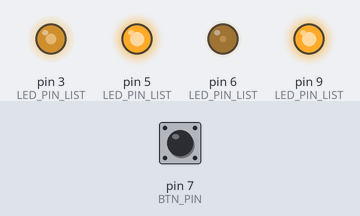
This sketch was run on a simulated Arduino Nano, built with avr-gcc and run on an emulated ATmega328P. Shown: output pins drawn as LEDs (lit = HIGH). Inputs (shaded band) come from the test bench; at power-on: pin 7 (BTN_PIN) HIGH. EEPROM starts erased.

Above: at 1.2 s.
1.3 s: pin 7 (BTN_PIN) pulled LOW for 0.15 s
At 2.5 s:
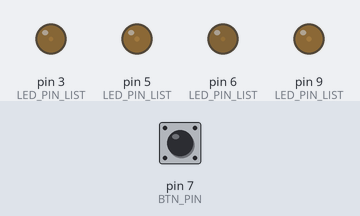
4.3 s: pin 7 (BTN_PIN) pulled LOW for 1 s
At 4.96 s:
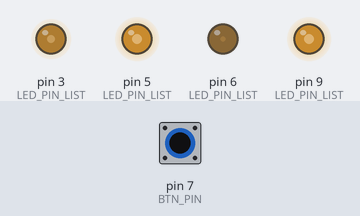
7.3 s: pin 7 (BTN_PIN) pulsed LOW 2 times (0.12 s each, 0.3 s apart)
At 7.82 s:
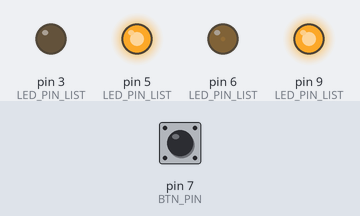
10.9 s: pin 7 (BTN_PIN) pulsed LOW 5 times (0.12 s each, 0.3 s apart)
13.9 s: pin 7 (BTN_PIN) pulled LOW for 0.15 s
At 16.63 s:
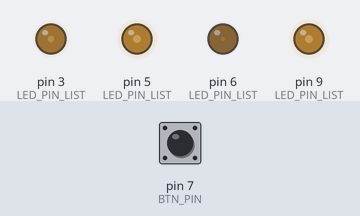
17.0 s: pin 7 (BTN_PIN) pulled LOW for 0.15 s
Timing chart, 0 to 25.0 s (numbered marks = the images above; inputs shaded):
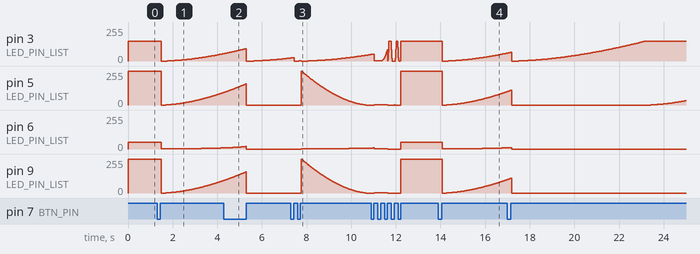

Measured:
- after the input at 1.3 s, pin 3 (LED_PIN_LIST): 150/255 → 0/255 after 0.20 s, → 1/255 0.27 s later, → 2/255 0.13 s later, → 3/255 0.11 s later, … (56 changes in this stretch); pin 6 (LED_PIN_LIST): 50/255 → 1/255 after 0.20 s, → 2/255 0.89 s later, → 3/255 0.52 s later, → 4/255 0.37 s later, … (8 changes in this stretch)
- after the input at 7.3 s, pin 6 (LED_PIN_LIST): moves from 0/255 to 7/255 over 3.0 s, starting after 0.47 s
- after the input at 13.9 s, pin 3 (LED_PIN_LIST): 150/255 → 0/255 after 0.18 s, → 1/255 0.27 s later, → 2/255 0.13 s later, → 3/255 0.11 s later, … (60 changes in this stretch); pin 6 (LED_PIN_LIST): 50/255 → 1/255 after 0.18 s, → 2/255 0.89 s later, → 3/255 0.52 s later, → 4/255 0.37 s later, … (9 changes in this stretch)
- by itself, pin 9 (LED_PIN_LIST): rises from 101/255 to 112/255 in 0.16 s, then falls to 0/255 in 0.01 s

The sketch:

leds_christmas.ino
```cpp
// Arduino Christmas tree garland
// Author: Neosy <neosy.dev@gmail.com>
//
//==================================
// Version 3
//==================================
// v3 (2024-01-24)
//    1) Оптимизация кода
//    2) Настройка граничных значений яркости в зависимости от цвета лампочек. Проблема: зеленые и синие светодиоды обычно светят ярче
// v2 (2024-01-23)
//    1) Скетч по умолчанию настроен на 4 линии светодиодов (пины: D3, D5, D6 и D9)
//    2) Добавлены 2 новых режима
//       - Все лампочки всегда горят с малым накалом. Последовательно каждый цвет плавно загорается и тухнет
//       - Последовательно каждый цвет плавно загорается и затем последовательно каждый цвет тухнет
// v1
//    1) Поддержка до 6 независимых линий светодиодов. D пины для подключения: 3, 5, 6, 9, 10, 11.
//    2) По умолчанию скетч настрое на 2 линии светодиодов (пины: D3 и D5).
//    3) 7 режимов. Переключение с помощью кнопки (пин D7).
//    4) Сохранение последнего режима.
//    5) Протестировано на Arduino Nano
//==================================
// Константы
// LED_LINES - количество независимых линий (цветов) гирлянды
// MODES_NUMBER - количество доступных режимов
// MODE_DEF - режима по умолчанию при первом старте.
// LED_PIN_LIST - список D пинов для подключения независимых линий гирлянды
// BTN_PIN - D пин для подключения кнопки
//==================================

#include <EEPROM.h>

#include "nLeds.h"
#include "nButton.h"
#include "MemoryFree.h"

// Arduino Nano
#define LED_LINES 4
static const byte LED_PIN_LIST[] = {3, 5, 6, 9, 10, 11};
static const char *LED_COLOR_LIST[] = {"B", "Y", "G", "R", "L1", "L2"}; // Blue, Yellow, Green, Red
static const byte LED_LEVEL_MAX_LIST[] = {150, 255, 50, 255, 255, 255}; // Максимальная яркость по цветам
static const byte LED_LEVEL_WEAK_LIST[] = {3, 3, 1, 3, 3, 3}; // Слабое свечение по цветам
static const NLed::Dimmer::Method LED_METHOD_LIST[] = { NLed::Dimmer::Method::Degree, // Метод увеличения\уменьшения яркости
                                                        NLed::Dimmer::Method::Degree,
                                                        NLed::Dimmer::Method::Exp,
                                                        NLed::Dimmer::Method::Degree,
                                                        NLed::Dimmer::Method::Degree,
                                                        NLed::Dimmer::Method::Degree};
#define BTN_PIN 7

#define MODE_DEF 0
#define MODES_NUMBER 9
#define DEBUG_ON false

NLeds*          mLeds;
NButton*        mButton;
NLedScenarios*  mScenas;

byte mMode = 255;

void handlerButtonClicked();
void leds_reset();
void mode_set(byte _mode);
void mode_next();

// Обработка нажания кнопки
void handlerButtonClicked() {
  mode_next();
}

// Сброс настроек светодиодов в исходное состояние. Выключение всех светодиодов
void leds_reset() {
  NLed::Dimmer *dimmer;
  for (byte i=0; i<mLeds->number_get(); i++) {
    dimmer = mLeds->led(i)->dimmer;
    dimmer->level_min_set(dimmer->level_min_def_get());
    dimmer->level_max_set(dimmer->level_max_def_get());
    dimmer->method_set(LED_METHOD_LIST[i]);
    mLeds->led(i)->off();
  }
}

// Установка режима работы гирлянды
void mode_set(byte _mode) {
  if (DEBUG_ON) {
    Serial.print(F("Mode "));
    Serial.println(String(_mode));
  }

  if (mMode != _mode) {
    String scena_name = "";
    // Очистка всех сцен. Максимальное количество по числу линий светодиодов
    mScenas->clear();
  }
  if (DEBUG_ON) {
    Serial.print(F("mode_set() - freeMemory="));
    Serial.println(String(freeMemory()));
  }

  leds_reset();

  mMode = _mode;
  // Сохранение режима в памяти
  EEPROM.put(0, mMode);


  // Все цвета постоянно горят
  if (mMode == 0) {
    NLedScena *scena = NULL;
    scena = mScenas->add("S1");
    for (byte i=0; i<mLeds->number_get(); i++) {
      scena->add(mLeds->led(i), &NLed::on);
    }
    scena->enable();
  }

  // Одновременно все цвета плавно загораются и тухнут
  if (mMode == 1) {
    const word fade_t = 5*1000;
    const word delay = 1000;
    String scena_name = "";
    NLedScena *scena = NULL;
    NLed *led = NULL;

    for (byte i=0; i<mLeds->number_get(); i++) {
      led = mLeds->led(i);
      scena_name = "S" + String(i);
      scena = mScenas->add(scena_name.c_str());
      scena->add(led, &NLed::on, fade_t);
      //scena->addDelay(delay);
      scena->add(led, &NLed::off, fade_t);
      scena->addDelay(delay);
      scena->enable();
    }
  }

  // Последовательно каждый цвет плавно загорается и затем последовательно каждый цвет тухнет
  if (mMode == 2) {
    const word fade_on_t = 6000;
    const word fade_off_t = 3000;
    const word delay = 1000;
    NLedScena *scena = NULL;
    NLed *led = NULL;

    scena = mScenas->add("S");
    for (byte i=0; i<mLeds->number_get(); i++) {
      led = mLeds->led(i);
      scena->add(led, &NLed::on, fade_on_t);
      //scena->addDelay(delay);
    }
    for (byte i=0; i<mLeds->number_get(); i++) {
      led = mLeds->led(i);
      scena->add(led, &NLed::off, fade_off_t);
      scena->addDelay(delay);
    }
    scena->enable();
  }

  // Последовательно каждый цвет плавно зажигается и тухнет
  if (mMode == 3) {
    const word fade_on_t = 4*1000;
    const word fade_off_t = 4*1000;
    NLedScena *scena = NULL;
    NLed *led = NULL;

    scena = mScenas->add("S1");
    for (byte i=0; i<mLeds->number_get(); i++) {
      led = mLeds->led(i);
      scena->add(led, &NLed::on, fade_on_t);
      scena->add(led, &NLed::off, fade_off_t);
      scena->addDelay(500);
    }
    scena->enable();
  }

  // Четные и нечетные последовательно плавно загораются и тухнут
  if (mMode == 4) {
    const word fade_on_t = 6*1000;
    const word fade_off_t = 3*1000;
    const word delay = 1000;
    String scena_name = "";
    NLedScena *scena = NULL;
    NLed *led = NULL;

    for (byte i=0; i<mLeds->number_get(); i++) {
      led = mLeds->led(i);
      scena_name = "S" + String(i);
      scena = mScenas->add(scena_name.c_str());
      if ((i + 1) % 2 == 0) {
        scena->add(led, &NLed::off, fade_off_t);
        scena->addDelay(delay);
        scena->add(led, &NLed::on, fade_on_t);
      } else {
        scena->add(led, &NLed::on, fade_on_t);
        scena->add(led, &NLed::off, fade_off_t);
        scena->addDelay(delay);
      }
      scena->enable();
    }
  }

  // Все лампочки всегда горят с малым накалом. Последовательно каждый цвет плавно загорается и тухнет
  if (mMode == 5) {
    const word fade_on_t = 3000;
    const word fade_off_t = 3000;
    NLedScena *scena = NULL;
    NLed *led = NULL;

    scena = mScenas->add("S");
    for (byte i=0; i<mLeds->number_get(); i++) {
      led = mLeds->led(i);
      led->dimmer->level_min_set(LED_LEVEL_WEAK_LIST[i]);
      scena->addDelay(3000);
      scena->add(led, &NLed::on, fade_on_t);
      scena->addDelay(1000);
      scena->add(led, &NLed::off, fade_off_t);
    }
    scena->enable();
  }

  // Все лампочки всегда горят с малым накалом. Последовательно каждый цвет 1 раз мигает
  if (mMode == 6) {
    const word fade_t = 350;
    NLedScena *scena = NULL;
    NLed *led = NULL;

    scena = mScenas->add("S");
    for (byte i=0; i<mLeds->number_get(); i++) {
      led = mLeds->led(i);
      led->dimmer->level_min_set(LED_LEVEL_WEAK_LIST[i]);
      scena->add(led, &NLed::on, fade_t);
      scena->addDelay(20);
      scena->add(led, &NLed::off, fade_t);
    }
    scena->enable();
  }

  // Последовательно каждый цвет 1 раз мигает
  if (mMode == 7) {
    const word fade_t = 50;
    const word delay = 100;
    NLedScena *scena = NULL;
    scena = mScenas->add("S");
    NLed *led = NULL;

    for (byte i=0; i<mLeds->number_get(); i++) {
      led = mLeds->led(i);
      scena->add(led, &NLed::on, fade_t);
      scena->addDelay(delay);
      scena->add(led, &NLed::off, fade_t);
      scena->addDelay(delay);
    }
    scena->enable();
  }

  // Последовательно каждый цвет 4 раза мигает
  if (mMode == 8) {
    const word fade_t = 70;
    const word delay = 50;
    String scena_name = "";
    NLedScena *scena = NULL;
    NLedScena *scenaGr = NULL;
    NLed *led = NULL;

    scena = mScenas->add("S");
    scena->debugMode(DEBUG_ON);
    scena->enable();
    for (byte i=0; i<mLeds->number_get(); i++) {
      led = mLeds->led(i);
      scena_name = String(scena->name_get()) + "-" + String(i);
      scenaGr = scena->addScena(scena_name.c_str(), 4);
      scenaGr->debugMode(DEBUG_ON);
      scenaGr->add(led, &NLed::on, fade_t);
      scenaGr->addDelay(delay);
      scenaGr->add(led, &NLed::off, fade_t);
      scenaGr->addDelay(delay);
      scenaGr->enable();
    }
  }

  if (DEBUG_ON) {
    Serial.print(F("mode_set() End - freeMemory="));
    Serial.println(String(freeMemory()));
  }
}

// Выбор следующего режима
void mode_next() {
  byte mode_new = mMode;

  mode_new++;
  if (mode_new > MODES_NUMBER - 1)
    mode_new = 0;

  mode_set(mode_new);
}

void setup() {
  NLed *led;

  if (DEBUG_ON)
    Serial.begin(9600);

  if (DEBUG_ON) {
    Serial.print(F("Setup Begin - freeMemory()="));
    Serial.println(String(freeMemory()));
  }

  // Инициализация кнопки
  mButton = new NButton("B", BTN_PIN);
  mButton->setCallBackClicked(handlerButtonClicked);
  mButton->debugMode(DEBUG_ON); //DEBUG_ON

  mLeds = new NLeds();

  // Инициализация светодиодов
  for (byte i=0; i<LED_LINES; i++) {
    led = mLeds->add(LED_COLOR_LIST[i], LED_PIN_LIST[i]);
    led->dimmer->enable();
    led->dimmer->level_max_def_set(LED_LEVEL_MAX_LIST[i]);
  }

  mScenas = new NLedScenarios();

  // Чтение из памяти последнего режима. Установка режима
  byte mode_save = 0;
  EEPROM.get(0, mode_save);
  if (mode_save > MODES_NUMBER - 1)
    mode_save = MODE_DEF;
  mode_set(mode_save);

  if (DEBUG_ON) {
    Serial.print(F("Setup End - freeMemory()="));
    Serial.println(String(freeMemory()));
  }
}

void loop() {
  mButton->loop_run();
  mScenas->loop_run();

  delay(10);
}
```
